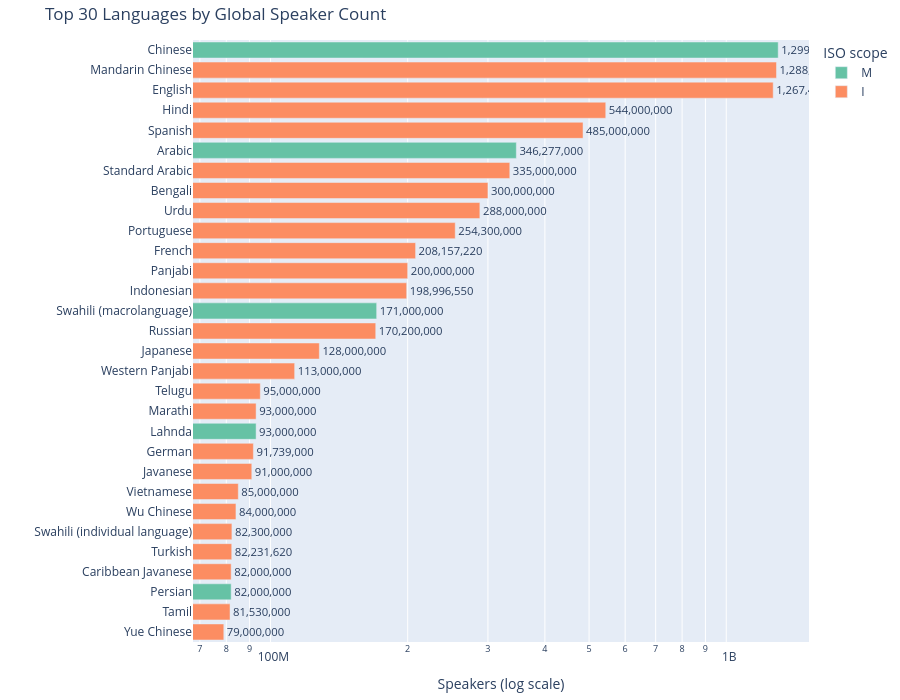

This figure's notebook cell:
### Markdown cell above
## 4 · Bar chart — top 30 languages (log scale)

### Code cell
top30 = df.head(30)

fig = px.bar(
    top30,
    x="speaker_count",
    y="label",
    orientation="h",
    color="scope",
    text="speaker_count",
    log_x=True,
    labels={"speaker_count": "Speakers (log scale)", "label": "", "scope": "ISO scope"},
    title="Top 30 Languages by Global Speaker Count",
    color_discrete_sequence=px.colors.qualitative.Set2,
)

fig.update_layout(yaxis={"categoryorder": "total ascending"}, height=700, margin=dict(l=10, r=10, t=40, b=10))
fig.update_traces(texttemplate="%{text:,.0f}", textposition="outside")
fig.show()

### Figure 1 — Plotly figure (JSON) as saved in the notebook; plotly's stock layout.template omitted (floating-point values rounded to 4 significant figures)
{"data": [{"hovertemplate": "ISO scope=M<br>Speakers (log scale)=%{text}<br>=%{y}<extra></extra>", "legendgroup": "M", "marker": {"color": "rgb(102,194,165)", "pattern": {"shape": ""}}, "name": "M", "orientation": "h", "showlegend": true, "text": [1300000000.0, 346300000.0, 171000000.0, 93000000.0, 82000000.0], "textposition": "outside", "texttemplate": "%{text:,.0f}", "type": "bar", "x": [1299877520, 346277000, 171000000, 93000000, 82000000], "xaxis": "x", "y": ["Chinese", "Arabic", "Swahili (macrolanguage)", "Lahnda", "Persian"], "yaxis": "y"}, {"hovertemplate": "ISO scope=I<br>Speakers (log scale)=%{text}<br>=%{y}<extra></extra>", "legendgroup": "I", "marker": {"color": "rgb(252,141,98)", "pattern": {"shape": ""}}, "name": "I", "orientation": "h", "showlegend": true, "text": [1289000000.0, 1267000000.0, 544000000.0, 485000000.0, 335000000.0, 300000000.0, 288000000.0, 254300000.0, 208200000.0, 200000000.0, 199000000.0, 170200000.0, 128000000.0, 113000000.0, 95000000.0, 93000000.0, 91740000.0, 91000000.0, 85000000.0, 84000000.0, 82300000.0, 82230000.0, 82000000.0, 81530000.0, 79000000.0], "textposition": "outside", "texttemplate": "%{text:,.0f}", "type": "bar", "x": [1288700000, 1267445366, 544000000, 485000000, 335000000, 300000000, 288000000, 254300000, 208157220, 200000000, 198996550, 170200000, 128000000, 113000000, 95000000, 93000000, 91739000, 91000000, 85000000, 84000000, 82300000, 82231620, 82000000, 81530000, 79000000], "xaxis": "x", "y": ["Mandarin Chinese", "English", "Hindi", "Spanish", "Standard Arabic", "Bengali", "Urdu", "Portuguese", "French", "Panjabi", "Indonesian", "Russian", "Japanese", "Western Panjabi", "Telugu", "Marathi", "German", "Javanese", "Vietnamese", "Wu Chinese", "Swahili (individual language)", "Turkish", "Caribbean Javanese", "Tamil", "Yue Chinese"], "yaxis": "y"}], "layout": {"barmode": "relative", "height": 700, "legend": {"title": {"text": "ISO scope"}, "tracegroupgap": 0}, "margin": {"b": 10, "l": 10, "r": 10, "t": 40}, "title": {"text": "Top 30 Languages by Global Speaker Count"}, "xaxis": {"anchor": "y", "domain": [0, 1], "title": {"text": "Speakers (log scale)"}, "type": "log"}, "yaxis": {"anchor": "x", "categoryorder": "total ascending", "domain": [0, 1], "title": {"text": ""}}}}
